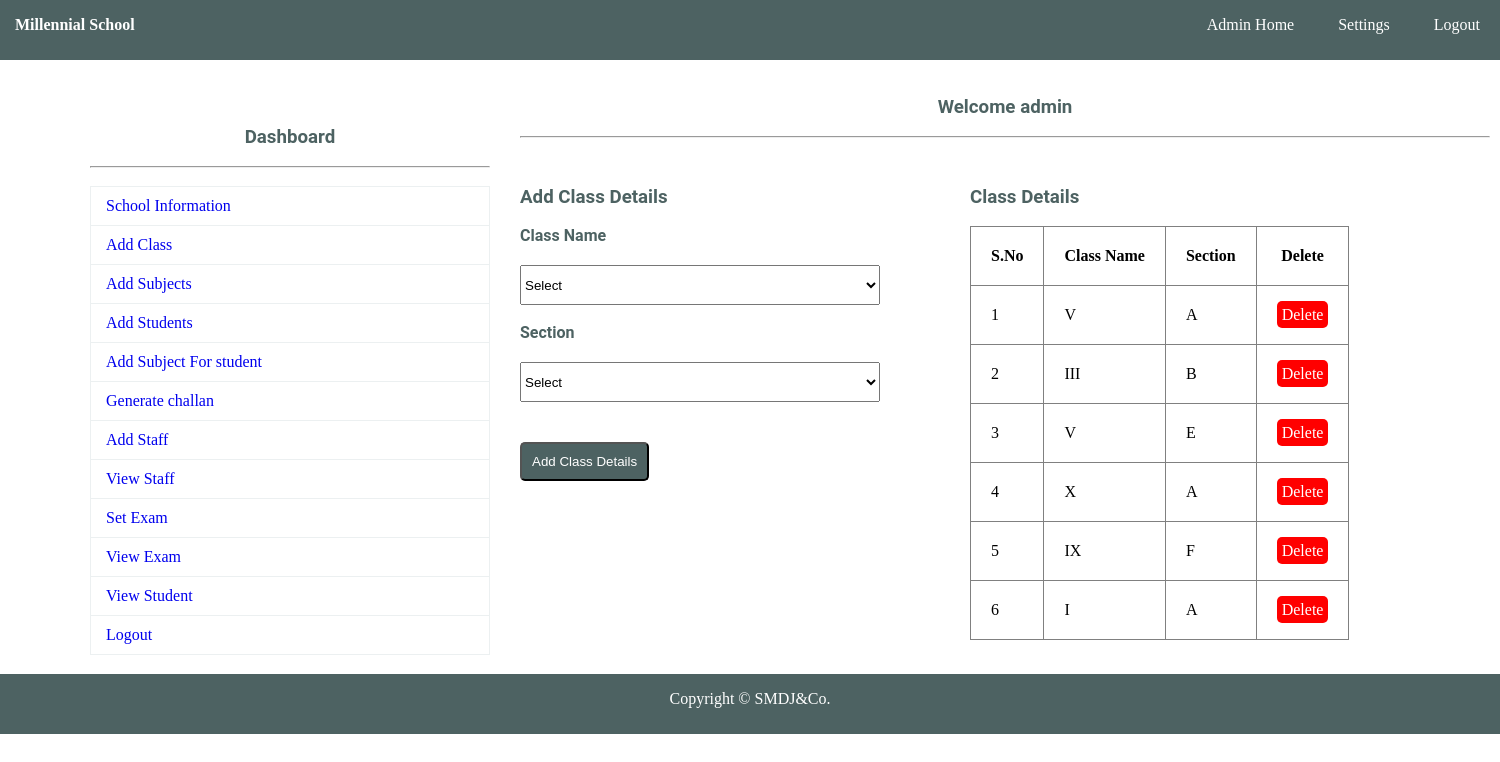
The page /MillennialSchool.com/school/add_class.php (signed in) on the database its author committed.
### tables this page shows
CREATE TABLE `class` (
  `CID` int(11) NOT NULL,
  `CNAME` varchar(150) NOT NULL,
  `CSEC` varchar(150) NOT NULL
);

### MillennialSchool.com/school/add_class.php (the view, shortened to what this page needs)
<?php
	include"database.php";
?>
<!DOCTYPE html>
<html>
	<head>
		<link rel="stylesheet" type="text/css" href="css/style.css">
	</head>
	<body>
		<?php include"navbar.php";?><br>
			<div id="section">
				<?php include"sidebar.php";?><br>
				<h3 class="text">Welcome <?php echo $_SESSION["ANAME"]; ?></h3><br><hr><br>
				<div class="content1">
						<h3 > Add Class Details</h3><br>
				<form method="post" action="<?php echo $_SERVER["PHP_SELF"];?>">
					<label>Class Name</label><br>
				<select name="cname"  required class="input2">
						<option value="">Select</option>
					</select><br><br>
					<label>Section </label><br>
					<select name="sec"  required class="input2">
						<option value="">Select</option>
					</select>
					<br>
					<button type="submit" class="btn" name="submit">Add Class Details</button>
				</form>
				</div>
				<div class="tbox">
					<h3 style="margin-top:30px;"> Class Details</h3><br>
					<table border="1px" >
						<tr>
							<th>S.No</th>
							<th>Class Name</th>
							<th>Section</th>
							<th>Delete</th>
						</tr>
						<?php
							$s="select * from class";
							$res=$db->query($s);
							if($res->num_rows>0)
							{
								$i=0;
								while($r=$res->fetch_assoc())
								{
									$i++;
									echo "
										<tr>
											<td>{$i}</td>
											<td>{$r["CNAME"]}</td>
											<td>{$r["CSEC"]}</td>
											<td><a href='delete.php?id={$r["CID"]}' class='btnr'>Delete</a></td>
										</tr>
										";
								}
							}
						?>
					</table>
				</div>
			</div>
				<?php include"footer.php";?>
	</body>
</html>

### MillennialSchool.com/school/css/style.css (style rules this page uses)
* { padding:0px; margin:0px; }
html { background:#fff; }
a { text-decoration:none; }
h1,h2,h3,h4,h5,h6,label { font-family:roboto; color:#4D6262; }
.btn { border-radius:5px; padding:10px; background:#4D6262; color:white; margin-top:40px; }
.btnr { border-radius:5px; padding:5px; background:#ff0000; color:white; }
.input2 { width:80%; height:40px; margin-top:20px; }
label { font-weight:bold; }
.content1 { margin-top:30px; }
.text { text-align:center; }
#section { height:auto; width:1400px; margin-left:90px; font-family:cambria; }
.content1 { margin-top:30px; height:auto; width:450px; float:left; }
.tbox { float:left; }
.tbox table { border-collapse:collapse; }
tr,td,th { padding:20px; }
table { border-collapse:collapse; }

### rows shown on the page
class: CNAME "V", CSEC "A"
class: CNAME "III", CSEC "B"
class: CNAME "V", CSEC "E"
class: CNAME "X", CSEC "A"
class: CNAME "IX", CSEC "F"
class: CNAME "I", CSEC "A"

### other values the page prints
$_SESSION["ANAME"] "admin"
